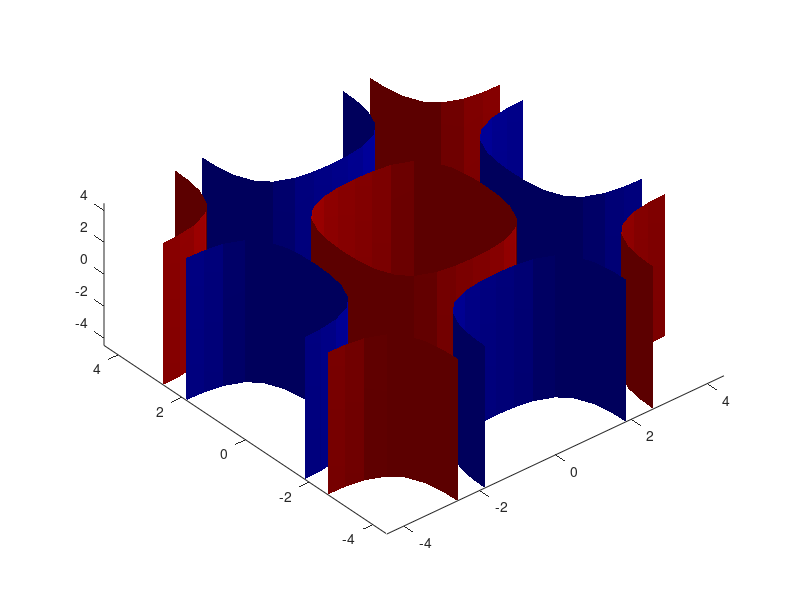

The MATLAB script that drew this image:
j=2; figure(j); clf;  s2=sqrt(2); s3=sqrt(3); %s2=1.6;
x=-pi:pi/10:pi; if j==1; x=s3*x; else; x=s2*x; end  
y=x; z=x; [X,Y,Z]=meshgrid(x,y,z);  
lev=[-0.5 0.5]; col=['b' 'r']; s2=sqrt(2); s3=sqrt(3); %s2=1.6;
switch j
    case 1; v=cos((X+Y+Z)/s3)+cos((X-Y-Z)/s3)+cos((-X+Y-Z)/s3)+cos((-X-Y+Z)/s3); % FCC
    case 2; v=1*cos((X+Y)/s2)+0*cos((Y+Z)/s2)+0*cos((X+Z)/s2)+...
            1*cos((X-Y)/s2)+0*cos((Y-Z)/s2)+0*cos((-X+Z)/s2); 
end 
%v=cos(X)+cos(Y)+cos(Z); % SC
for i=1:2; 
  ip=patch(isosurface(X,Y,Z,v,lev(i))); isonormals(X,Y,Z,v,ip); 
 set(ip,'FaceColor',col(i),'EdgeColor','none','facealpha',0.8); hold on;
end 
%daspect([1,1,1]); 
view([-40 60]); axis tight
camlight 